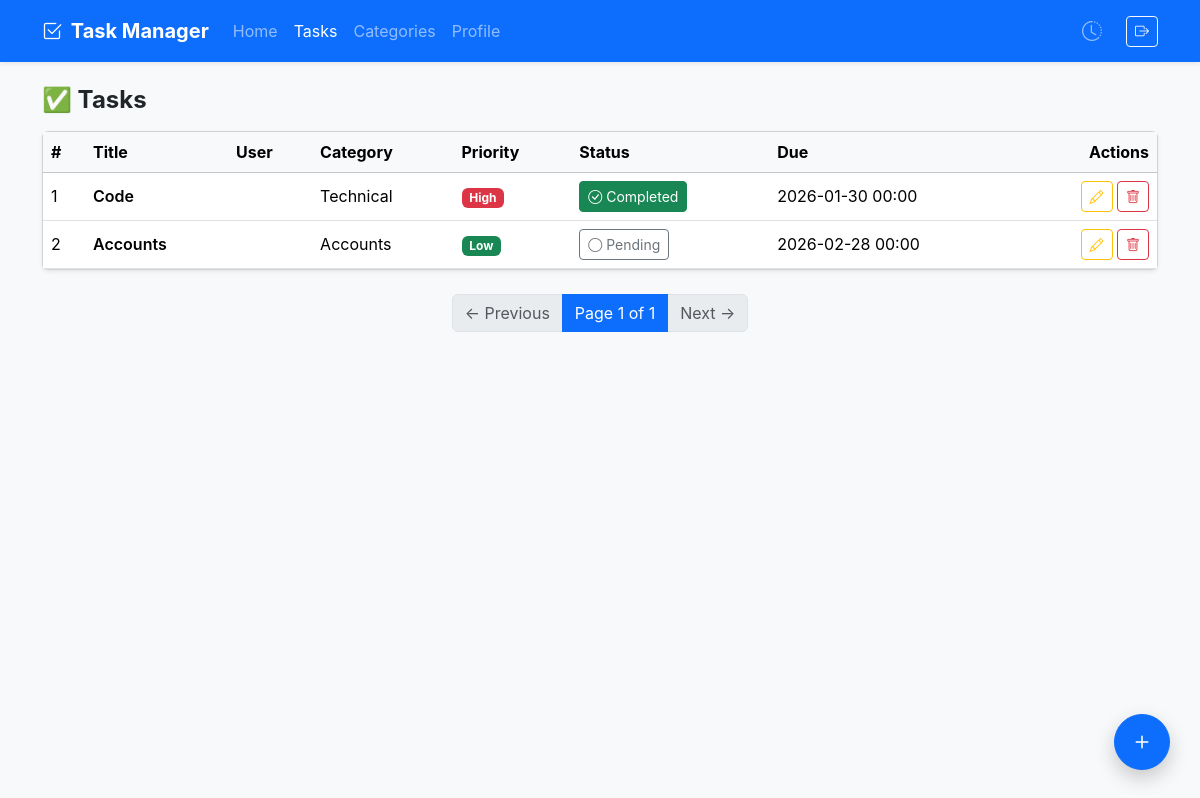
The page /tasks/ (signed in) on the database its author committed.
### tasks/models.py (models this page shows, shortened)
class Task(models.Model):
    STATUS_CHOICES = (
        ('pending', 'Pending'),
        ('completed', 'Completed'),
    )
    PRIORITY_CHOICES = (
        ('low', 'Low'),
        ('medium', 'Medium'),
        ('high', 'High'),
    )
    title = models.CharField(max_length=50)
    description = models.TextField(blank=True, null=True)
    status = models.CharField(max_length=10, choices=STATUS_CHOICES, default = 'pending')
    priority = models.CharField(max_length=10, choices=PRIORITY_CHOICES, default= 'low')
    due_date = models.DateTimeField(blank=True,null=True)
    category = models.ForeignKey(Category, related_name='tasks', on_delete=models.CASCADE)
    created_at = models.DateTimeField(auto_now_add=True)
    updated_at = models.DateTimeField(auto_now=True)

### category/models.py (models this page shows)
class Category(models.Model):
    name = models.CharField(max_length=20)
    user = models.ForeignKey(User, on_delete=models.CASCADE, related_name="categories")
    created_at = models.DateTimeField(auto_now_add=True)
    updated_at = models.DateTimeField(auto_now=True)
    def __str__(self):
        return self.name

### tasks/views.py (the view)
# urls.py: path("", views.task_list, name="task_list"),
@login_required
def task_list(request):
    if request.user.profile.role == "admin":
        tasks_qs = Task.objects.all()
    else:
        tasks_qs = Task.objects.filter(category__user=request.user)
    paginator = Paginator(tasks_qs, 10)
    page_number = request.GET.get('page')
    tasks = paginator.get_page(page_number)
    return render(request, "task.html",{"tasks":tasks})

### templates/task.html (shortened to what this page needs)
{% extends "base/base.html" %}
{% block content %}
<h4 class="mb-3 fw-bold">✅ Tasks</h4>
<div class="card shadow-sm">
  <div class="table-responsive">
    <table class="table table-hover align-middle mb-0">
      <thead class="table-light">
        <tr>
          <th>#</th>
          <th>Title</th>
          <th>User</th>
          <th>Category</th>
          <th>Priority</th>
          <th>Status</th>
          <th>Due</th>
          <th class="text-end">Actions</th>
        </tr>
      </thead>
      <tbody>
        {% for task in tasks %}
        <tr>
          <td>{{ forloop.counter }}</td>
          <td class="fw-semibold">{{ task.title }}</td>
          <td>{{ task.user.username }}</td>
          <td>{{ task.category }}</td>
          <td>
                {% if task.priority == "low" %}
                    <span class="badge bg-success">Low</span>
                {% elif task.priority == "medium" %}
                    <span class="badge bg-warning text-dark">Medium</span>
                {% elif task.priority == "high" %}
                    <span class="badge bg-danger">High</span>
                {% else %}
                    <span class="badge bg-secondary">{{ task.priority }}</span>
                {% endif %}
            </td>
          <td>
            <a href="{% url 'task_complete' task.id %}"
               class="btn btn-sm {% if task.status == 'completed' %}btn-success{% else %}btn-outline-secondary{% endif %}">
              {% if task.status == 'completed' %}
                <i class="bi bi-check-circle"></i> Completed
              {% else %}
                <i class="bi bi-circle"></i> Pending
              {% endif %}
            </a>
          </td>
          <td>{{ task.due_date|date:"Y-m-d H:i" }}</td>
          <td class="text-end">
            <a href="{% url 'task_update' task.id %}"
               class="btn btn-sm btn-outline-warning">
              <i class="bi bi-pencil"></i>
            </a>
            <button class="btn btn-sm btn-outline-danger"
                    data-bs-toggle="modal"
                    data-bs-target="#deleteTaskModal"
                    data-id="{{ task.id }}">
              <i class="bi bi-trash"></i>
            </button>
          </td>
        </tr>
        {% empty %}
        <tr>
          <td colspan="8" class="text-center text-muted">
            No tasks found
          </td>
        </tr>
        {% endfor %}
      </tbody>
    </table>
  </div>
</div>
<nav class="mt-4">
  <ul class="pagination justify-content-center mb-0">
    {% if tasks.has_previous %}
      <li class="page-item">
        <a class="page-link" href="?page={{ tasks.previous_page_number }}">
          ← Previous
        </a>
      </li>
    {% else %}
      <li class="page-item disabled">
        <span class="page-link">← Previous</span>
      </li>
    {% endif %}
    <li class="page-item active">
      <span class="page-link">
        Page {{ tasks.number }} of {{ tasks.paginator.num_pages }}
      </span>
    </li>
    {% if tasks.has_next %}
      <li class="page-item">
        <a class="page-link" href="?page={{ tasks.next_page_number }}">
          Next →
        </a>
      </li>
    {% else %}
      <li class="page-item disabled">
        <span class="page-link">Next →</span>
      </li>
    {% endif %}
  </ul>
</nav>
<a href="{% url 'task_create' %}" class="fab-btn btn btn-primary">
  <i class="bi bi-plus"></i>
</a>
{% endblock %}

### static/styles.css (style rules this page uses)
body { font-family: "Inter", system-ui, sans-serif; }
.fab-btn { position: fixed; bottom: 30px; right: 30px; width: 56px; height: 56px; border-radius: 50%; font-size: 26px; display: flex; align-items: center; justify-content: center; box-shadow: 0 8px 20px rgba(0,0,0,.2); z-index: 1050; }

### rows shown on the page
Task: title "Code", category "Technical", priority "High", status "completed" (drawn), due_date "2026-01-30 00:00"
Task: title "Accounts", category "Accounts", priority "Low", status "pending" (drawn), due_date "2026-02-28 00:00"

### other values the page prints
{{ tasks.number }} "1"
{{ tasks.paginator.num_pages }} "1"
